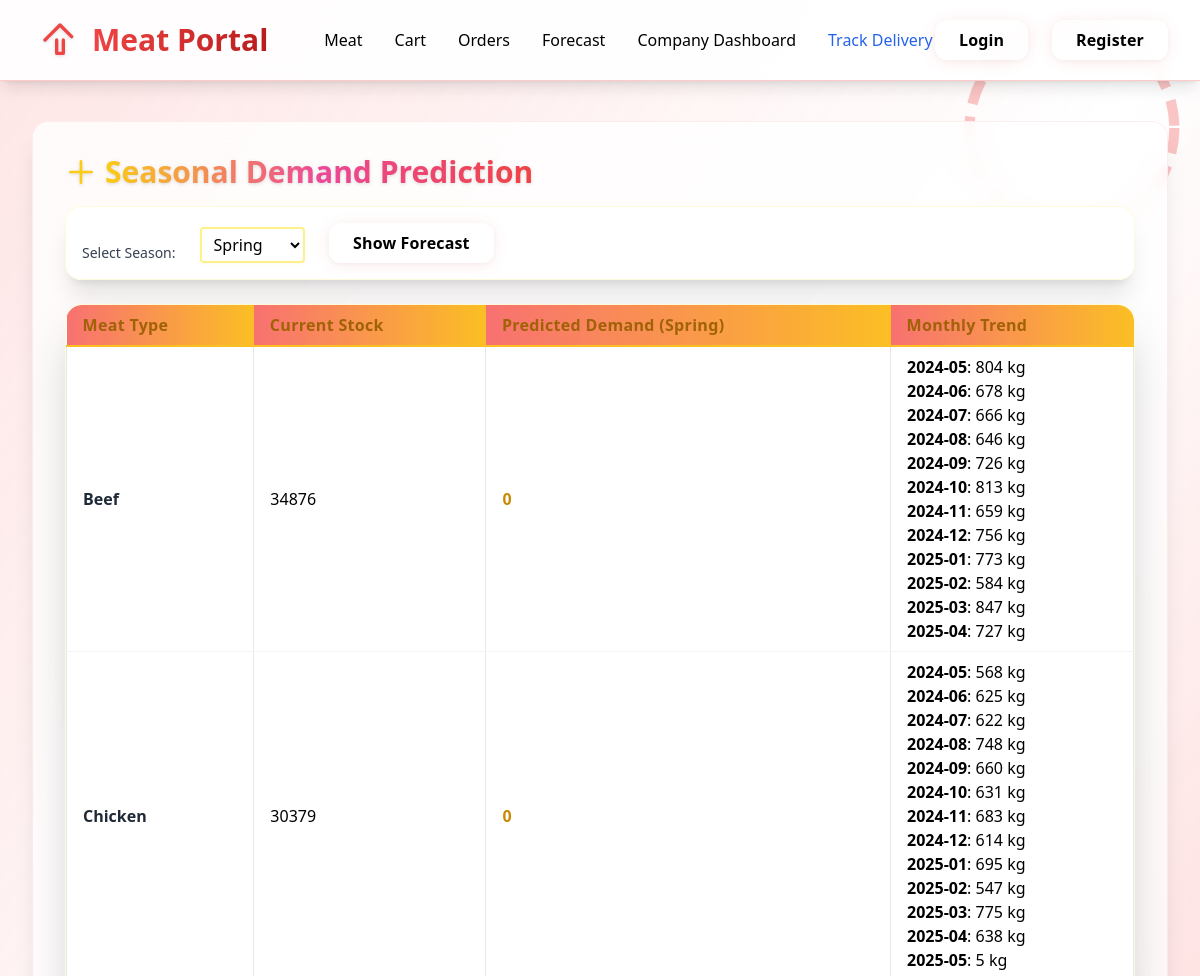
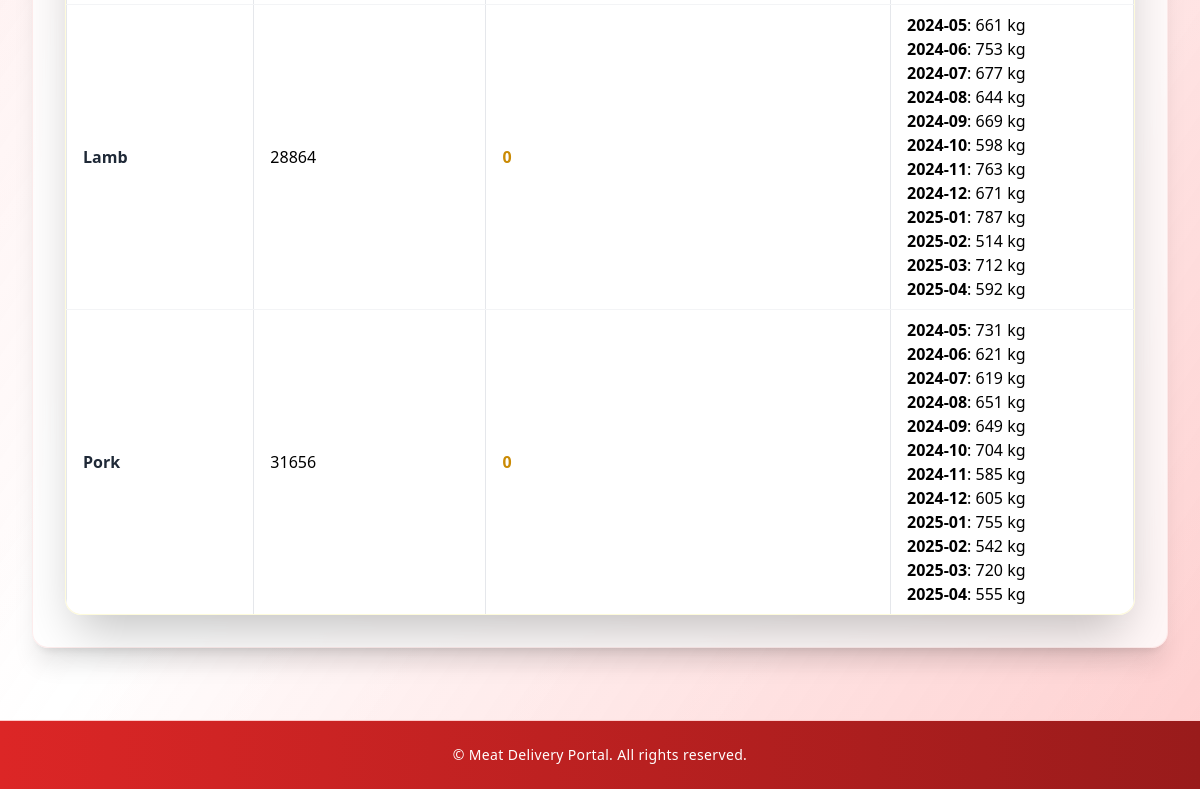
The app's page /ai/forecast/ with its own data (2 pictures, top to bottom).
### meat/models.py (models this page shows, shortened)
class Meat(models.Model):
    MEAT_TYPE_CHOICES = (
        ('beef', 'Beef'),
        ('pork', 'Pork'),
        ('chicken', 'Chicken'),
        ('lamb', 'Lamb'),
    )
    company = models.ForeignKey(Profile, on_delete=models.CASCADE, limit_choices_to={'role': 'company'})
    meat_type = models.CharField(max_length=20, choices=MEAT_TYPE_CHOICES)
    quantity = models.PositiveIntegerField()
    date_added = models.DateField(auto_now_add=True)
    price = models.DecimalField(max_digits=8, decimal_places=2)

### ai/views.py (the view)
# urls.py: path('forecast/', views.forecast, name='forecast'),
def forecast(request):
    season_choices = ['Winter', 'Spring', 'Summer', 'Autumn']
    selected_season = request.GET.get('season')
    now = timezone.now()
    current_month = now.month
    current_season = get_season(current_month)
    if selected_season not in season_choices:
        selected_season = current_season
    meats = Meat.objects.all()
    meat_stock = {}
    for meat in meats:
        key = (meat.meat_type, meat.company.company_name)
        meat_stock[key] = meat_stock.get(key, 0) + meat.quantity
    items = Item.objects.select_related('order', 'meat', 'meat__company')
    monthly_demand = defaultdict(lambda: defaultdict(int))  # {meat_type: {YYYY-MM: qty}}
    for item in items:
        meat_type = item.meat.meat_type
        order_month = item.order.created_at.strftime('%Y-%m')
        monthly_demand[meat_type][order_month] += item.quantity
    forecasts = []
    for meat_type in sorted(monthly_demand.keys()):
        month_qty = []
        month_labels = []
        season_months = []
        for ym, qty in monthly_demand[meat_type].items():
            year, month = map(int, ym.split('-'))
            season = get_season(month)
            if season == selected_season:
                month_qty.append([month])
                month_labels.append(qty)
                season_months.append(month)
        predicted_season = 0
        n_clusters = min(4, len(month_qty)) if len(month_qty) >= 2 else 1
        if len(month_qty) >= 2:
            kmeans = KMeans(n_clusters=n_clusters, n_init=10, random_state=42)
            kmeans.fit(month_qty)
            pred_vals = []
            for m in set(season_months):
                cluster = kmeans.predict([[m]])[0]
                cluster_qty = [month_labels[idx] for idx, label in enumerate(kmeans.labels_) if label == cluster]
                if cluster_qty:
                    pred_vals.append(np.mean(cluster_qty))
            predicted_season = round(np.mean(pred_vals)) if pred_vals else 0
        elif len(month_qty) == 1:
            predicted_season = month_labels[0]
        else:
            predicted_season = 0
        trend = []
        for ym, qty in OrderedDict(sorted(monthly_demand[meat_type].items())).items():
            trend.append({'month': ym, 'ordered': qty})
        total_stock = sum(stock for (mt, _), stock in meat_stock.items() if mt == meat_type)
        forecasts.append({
            'meat_type': meat_type,
            'current_stock': total_stock,
            'selected_season': selected_season,
            'predicted_season': predicted_season,
            'trend': trend,
        })
    return render(request, 'ai/forecast.html', {
        'forecasts': forecasts,
        'season_choices': season_choices,
        'selected_season': selected_season,
    })

### ai/views.py (called while the page is built)
def get_season(month):
    if month in [12, 1, 2]:
        return 'Winter'
    elif month in [3, 4, 5]:
        return 'Spring'
    elif month in [6, 7, 8]:
        return 'Summer'
    else:
        return 'Autumn'

### templates/ai/forecast.html (shortened to what this page needs)
{% extends 'base.html' %}
{% block content %}
<div class="animate-fade-in transition-all duration-500">
    <div class="flex items-center mb-4">
        <svg class="h-8 w-8 text-yellow-400 drop-shadow animate-bounce mr-2" fill="none" stroke="currentColor" stroke-width="2" viewBox="0 0 24 24">
            <path stroke-linecap="round" stroke-linejoin="round" d="M12 4v16m8-8H4"/>
        </svg>
        <h2 class="text-3xl font-extrabold bg-gradient-to-r from-yellow-400 via-pink-500 to-red-500 bg-clip-text text-transparent drop-shadow">Seasonal Demand Prediction</h2>
    </div>
    <form method="get" class="mb-6 flex flex-wrap gap-4 items-end bg-white/80 p-4 rounded-2xl shadow-xl border border-yellow-100/60 backdrop-blur-md animate-fade-in">
        <label for="season" class="block text-sm font-medium text-gray-700 mr-2">Select Season:</label>
        <select name="season" id="season" class="border-2 border-yellow-200 rounded px-2 py-1 mr-2 focus:ring-2 focus:ring-yellow-400 transition">
            {% for season in season_choices %}
                <option value="{{ season }}" {% if season == selected_season %}selected{% endif %}>{{ season }}</option>
            {% endfor %}
        </select>
        <button type="submit" class="fancy-btn-blue">Show Forecast</button>
    </form>
    <div class="overflow-x-auto rounded-2xl shadow-2xl border border-yellow-100/60 bg-white/80 backdrop-blur-md animate-fade-in">
        <table class="min-w-full">
            <thead>
                <tr>
                    <th class="px-4 py-2 text-yellow-700">Meat Type</th>
                    <th class="px-4 py-2 text-yellow-700">Current Stock</th>
                    <th class="px-4 py-2 text-yellow-700">Predicted Demand ({{ selected_season }})</th>
                    <th class="px-4 py-2 text-yellow-700">Monthly Trend</th>
                </tr>
            </thead>
            <tbody>
                {% for forecast in forecasts %}
                <tr class="hover:bg-yellow-50 transition duration-200 animate-fade-in-up">
                    <td class="border px-4 py-2 font-semibold text-gray-800">{{ forecast.meat_type|title }}</td>
                    <td class="border px-4 py-2">{{ forecast.current_stock }}</td>
                    <td class="border px-4 py-2 font-bold text-yellow-600">{{ forecast.predicted_season }}</td>
                    <td class="border px-4 py-2">
                        <ul>
                        {% for month in forecast.trend %}
                            <li>
                                <span class="font-semibold">{{ month.month }}</span>: {{ month.ordered }} kg
                            </li>
                        {% empty %}
                            <li class="text-gray-500">No orders</li>
                        {% endfor %}
                        </ul>
                    </td>
                </tr>
                {% endfor %}
            </tbody>
        </table>
    </div>
</div>
{% endblock %}

### static/css/fancy.css (style rules this page uses)
.fancy-btn-red, .fancy-btn-blue, .fancy-btn-green { transition: all 0.3s cubic-bezier(.39,.575,.565,1); box-shadow: 0 2px 16px 0 rgba(239,68,68,0.10), 0 1.5px 6px 0 rgba(0,0,0,0.04); will-change: transform, filter; }
.fancy-btn-red, .fancy-btn-blue, .fancy-btn-green { border: none; cursor: pointer; font-size: 1rem; letter-spacing: 0.01em; font-family: inherit; transition-property: background, color, box-shadow, transform, filter; border-radius: 0.75rem; padding: 0.5rem 1.5rem; font-weight: 600; display: inline-block; position: relative; z-index: 1; outline: none; }
.animate-fade-in { animation: fade-in 1s ease; }
.animate-fade-in-up { animation: fade-in-up 0.7s cubic-bezier(.39,.575,.565,1) both; }
input[type="text"], input[type="number"], input[type="email"], input[type="password"], select, textarea { border: 2px solid #fbbf24; border-radius: 0.5rem; padding: 0.5rem 0.75rem; font-size: 1rem; background: #fff; color: #222; transition: border-color 0.2s, box-shadow 0.2s; outline: none; box-shadow: 0 1px 4px 0 rgba(251,191,36,0.07); }
table { border-collapse: separate; border-spacing: 0; width: 100%; background: rgba(255,255,255,0.95); border-radius: 1rem; overflow: hidden; box-shadow: 0 2px 16px 0 rgba(239,68,68,0.07), 0 1.5px 6px 0 rgba(0,0,0,0.03); }
th, td { padding: 0.75rem 1rem; text-align: left; }
th { background: linear-gradient(90deg, #f87171 0%, #fbbf24 100%); color: #fff; font-weight: 700; letter-spacing: 0.02em; border-bottom: 2px solid #fbbf24; }
td { border-bottom: 1px solid #f3f4f6; }
tr:last-child td { border-bottom: none; }
.overflow-x-auto { scrollbar-width: thin; scrollbar-color: #ef4444 #f3f4f6; }

### templates/ai/forecast.html (style rules this page uses)
.animate-fade-in { animation: fade-in 1s ease; }
.animate-fade-in-up { animation: fade-in-up 0.7s cubic-bezier(.39,.575,.565,1) both; }

### templates/base.html (style rules this page uses)
.fancy-btn-blue { @apply bg-gradient-to-r from-blue-500 to-blue-700 hover:from-blue-600 hover:to-blue-800 text-white px-4 py-2 rounded-lg shadow-md font-semibold focus:outline-none focus:ring-2 focus:ring-blue-400 transition-all duration-200; @apply hover:scale-105 active:scale-95 hover:shadow-lg; }
.fancy-btn-red, .fancy-btn-blue, .fancy-btn-green { @apply transition-all duration-300 ease-in-out transform; box-shadow: 0 2px 16px 0 rgba(239,68,68,0.10), 0 1.5px 6px 0 rgba(0,0,0,0.04); }

### records on screen
Meat: meat_type "Beef"
Meat: meat_type "Chicken"
Meat: meat_type "Lamb"
Meat: meat_type "Pork"

### other values on screen
{{ selected_season }} "Spring"
{{ forecast.current_stock }} "34876" "30379" "28864" "31656"
{{ forecast.predicted_season }} "0" "0" "0" "0"
{{ month.month }} "2024-05" "2024-06" "2024-07" "2024-08" "2024-09" "2024-10" "2024-11" "2024-12" "2025-01" "2025-02" "2025-03" "2025-04" "2024-05" "2024-06" "2024-07" "2024-08" "2024-09" "2024-10" "2024-11" "2024-12" "2025-01" "2025-02" "2025-03" "2025-04" "2025-05" "2024-05" "2024-06" "2024-07" "2024-08" "2024-09" "2024-10" "2024-11" "2024-12" "2025-01" "2025-02" "2025-03" "2025-04" "2024-05" "2024-06" "2024-07" "2024-08" "2024-09" "2024-10" "2024-11" "2024-12" "2025-01" "2025-02" "2025-03" "2025-04"
{{ month.ordered }} "804" "678" "666" "646" "726" "813" "659" "756" "773" "584" "847" "727" "568" "625" "622" "748" "660" "631" "683" "614" "695" "547" "775" "638" "5" "661" "753" "677" "644" "669" "598" "763" "671" "787" "514" "712" "592" "731" "621" "619" "651" "649" "704" "585" "605" "755" "542" "720" "555"
form field season "Spring"
